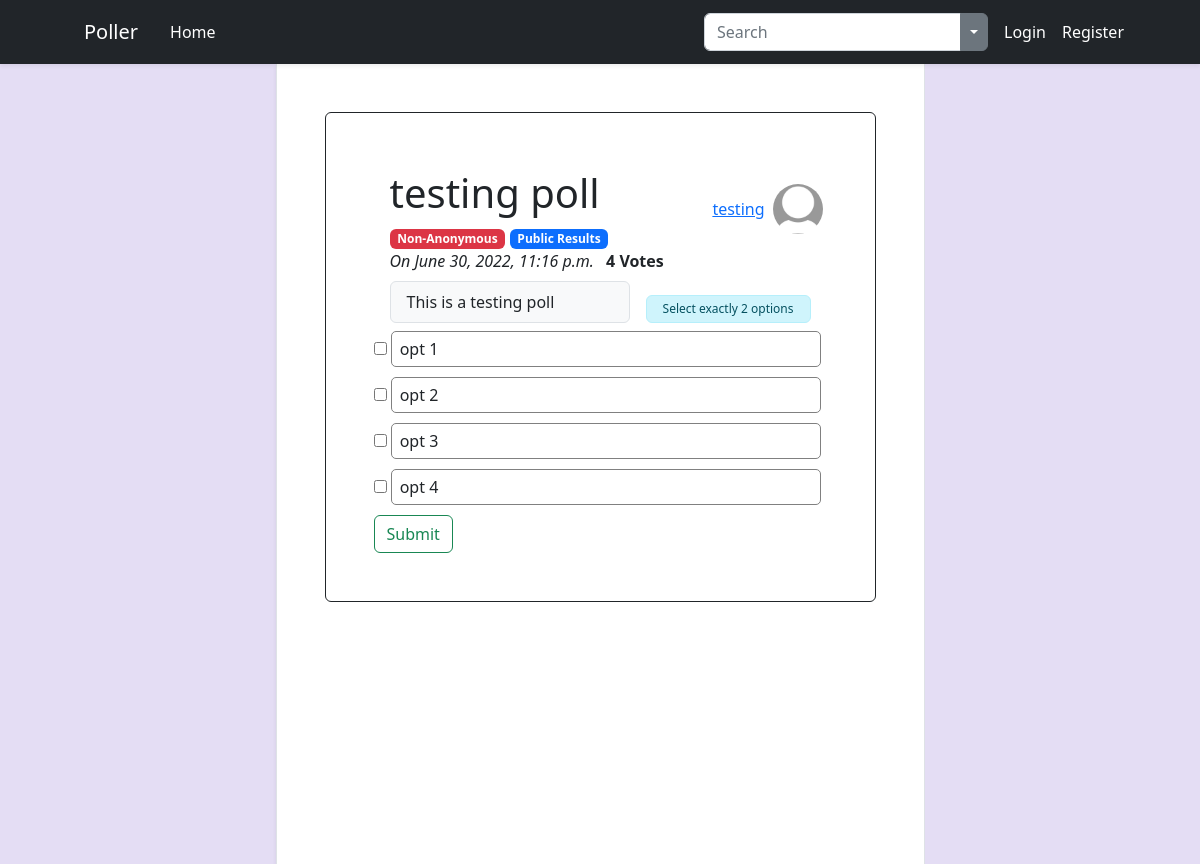
The page /polls/38/ on the database its author committed.
### polls/models.py (models this page shows, shortened)
class Poll(models.Model):
    title = models.CharField(max_length=100)
    description = models.TextField(blank=True)
    date_posted = models.DateTimeField(default=timezone.now)
    author = models.ForeignKey(User, on_delete=models.CASCADE)
    users_voted = models.ManyToManyField(User,related_name='usersvoted',default=returnNone)
    total_votes = models.IntegerField(default=0)
    no_of_options_to_be_selected = models.PositiveIntegerField(default=1)
    anonymous_poll = models.BooleanField(default=True)
    public_results = models.BooleanField(default=True)

class Choice(models.Model):
    parent_poll = models.ForeignKey(Poll, on_delete=models.CASCADE)
    choice_text = models.CharField(max_length=100,)
    vote_count = models.IntegerField(default=0)
    voted_by = models.ManyToManyField(User,default=returnNone)

### users/models.py (models this page shows, shortened)
class Profile(models.Model):
    user = models.OneToOneField(User,on_delete=models.CASCADE)
    image = models.ImageField(default='default_pfp.jpeg', upload_to='profile_pics')

### polls/views.py (the view)
# urls.py: path('polls/<int:poll_id>/',views.detail,name='detail'),
def detail(request, poll_id):
    poll = get_object_or_404(Poll,pk=poll_id)
    if request.user in poll.users_voted.all():
        return HttpResponseRedirect(reverse('polls:results',args=[poll_id]))
    else:
        VotingForm = forms.createVotingForm(poll_id=poll_id)
        if request.method == 'POST':
            if not request.user.is_authenticated:
                return HttpResponseRedirect(reverse('login')+f"?next={request.path}")
            form = VotingForm(request.POST)
            if form.is_valid():
                selected_choices_id = form.cleaned_data.get('multiple_choice_field')
                selected_choices = []
                for choice_id in selected_choices_id:
                    selected_choices.append(poll.choice_set.get(id=choice_id))
                for selected_choice in selected_choices:
                    selected_choice.vote_count += 1
                    selected_choice.voted_by.add(request.user)
                    poll.total_votes +=1
                    selected_choice.save()
                poll.users_voted.add(request.user)
                poll.save()
                return redirect('polls:results',poll_id=poll_id)
        else:
            form = VotingForm()
        return render(request,'polls/detail.html',{'form':form,'choices':form.fields['multiple_choice_field'].choices , 'poll':poll ,'title':f"Poll no: {poll_id}"})

### polls/forms.py (shortened to what this page needs)
    class VotingForm(forms.Form):
        multiple_choice_field = forms.MultipleChoiceField(choices=choices_tuple,widget=forms.CheckboxSelectMultiple(attrs={'class':'check'}))

### polls/forms.py (called while the page is built, shortened)
def createVotingForm(poll_id):
    poll = get_object_or_404(Poll,pk=poll_id)
    choices_tuple = [(c.id,c.choice_text) for c in poll.choice_set.all()]
    class VotingForm(forms.Form):
        multiple_choice_field = forms.MultipleChoiceField(choices=choices_tuple,widget=forms.CheckboxSelectMultiple(attrs={'class':'check'}))
    return VotingForm

### polls/templates/polls/detail.html (shortened to what this page needs)
{% extends "polls/base.html" %}
{% load crispy_forms_tags %}
{% block content %}
<div class="mt-5 p-5 mx-auto border border-dark rounded">
    <div class="row mt-2 ps-3">
        <div class="d-flex align-items-center">
            <div class="flex-grow-1">
                <div class="">
                    <h1 class="d-inline-block">{{ poll.title }}</h1>
                    {% if poll.anonymous_poll %}
                    <span class="badge text-bg-success">Anonymous</span>
                    {% else %}
                    <span class="badge text-bg-danger">Non-Anonymous</span>
                    {% endif %}
                    {% if poll.public_results %}
                    <span class="badge text-bg-primary">Public Results</span>
                    {% else %}
                    <span class="badge text-bg-secondary">Private Results</span>
                    {% endif %}
                </div>
            </div>
            <div class="mx-1">
                <a href="{% url 'profile' poll.author.id %}">{{ poll.author }}</a>
            </div>
            <div class="mx-1 my-1">
                <img src="{{ poll.author.profile.image.url }}" align="middle" class="rounded-circle pfp-sm">
            </div>
        </div>
    </div>
    <div class="ps-3">
        <span class="fw-light fst-italic">On {{ poll.date_posted }}</span>
        {% if poll.votes == 1 %}
            <span class="fw-semibold">1 Vote</span>
        {% else %}
            <span class="fw-semibold ms-2">{{ poll.total_votes }} Votes</span>
        {% endif %}
    </div>
    <div class="d-flex ps-3 my-2 align-items-end justify-content-end">
        {% if poll.description %}
            <div class="bg-light border rounded px-3 py-2 flex-grow-1">
                <div class="wrap d-inline-block">
                    {{ poll.description }}
                </div>
            </div>
        {% endif %}
        <div class="alert alert-info font-info py-1 mb-0 mx-3 d-inline-block flex-shrink-0">
            Select exactly {{ poll.no_of_options_to_be_selected }} options
        </div>
    </div>
    <div class="row">
        <form action="{% url 'polls:detail' poll.id %}" method="post" class="">
            {% for field in form %}
            <div class="fieldWrapper">
                {% for val,text in choices %}
                <div>
                    <input type="checkbox" name="multiple_choice_field" id="checkbox-{{ val }}" class="check" value="{{ val }}">
                    <label class="chkbox-label wrap w-95 d-inline-block form-check-label" for="checkbox-{{ val }}">{{ text }}</label>
                </div>
                {% endfor %}
            </div>
            {% endfor %}
            <button class="btn btn-outline-success "type="submit">Submit</button>
        </form>
    </div>
</div>
{% endblock content %}

### polls/static/polls/styles.css (style rules this page uses)
html,body { height: 100%; margin: 0; }
.chkbox-label { border:1px solid #ccc; padding:10px; margin:0 0 10px; display:block; }
input.check + label { border: 1px solid grey; padding: 5px 8px; cursor: pointer; border-radius: 5px; }
.pfp-sm { width: 50px; height: 50px; }
.wrap { word-wrap: break-word; word-break: break-all; }
.w-95 { width: 95%; }
.font-info { font-size: 0.75em; }

### rows shown on the page
Poll: title "testing poll", author "testing", author.profile.image (placeholder picture), date_posted "June 30, 2022, 11:16 p.m.", total_votes "4", description "This is a testing poll", no_of_options_to_be_selected "2"
Choice: choices "opt 1"
Choice: choices "opt 2"
Choice: choices "opt 3"
Choice: choices "opt 4"
